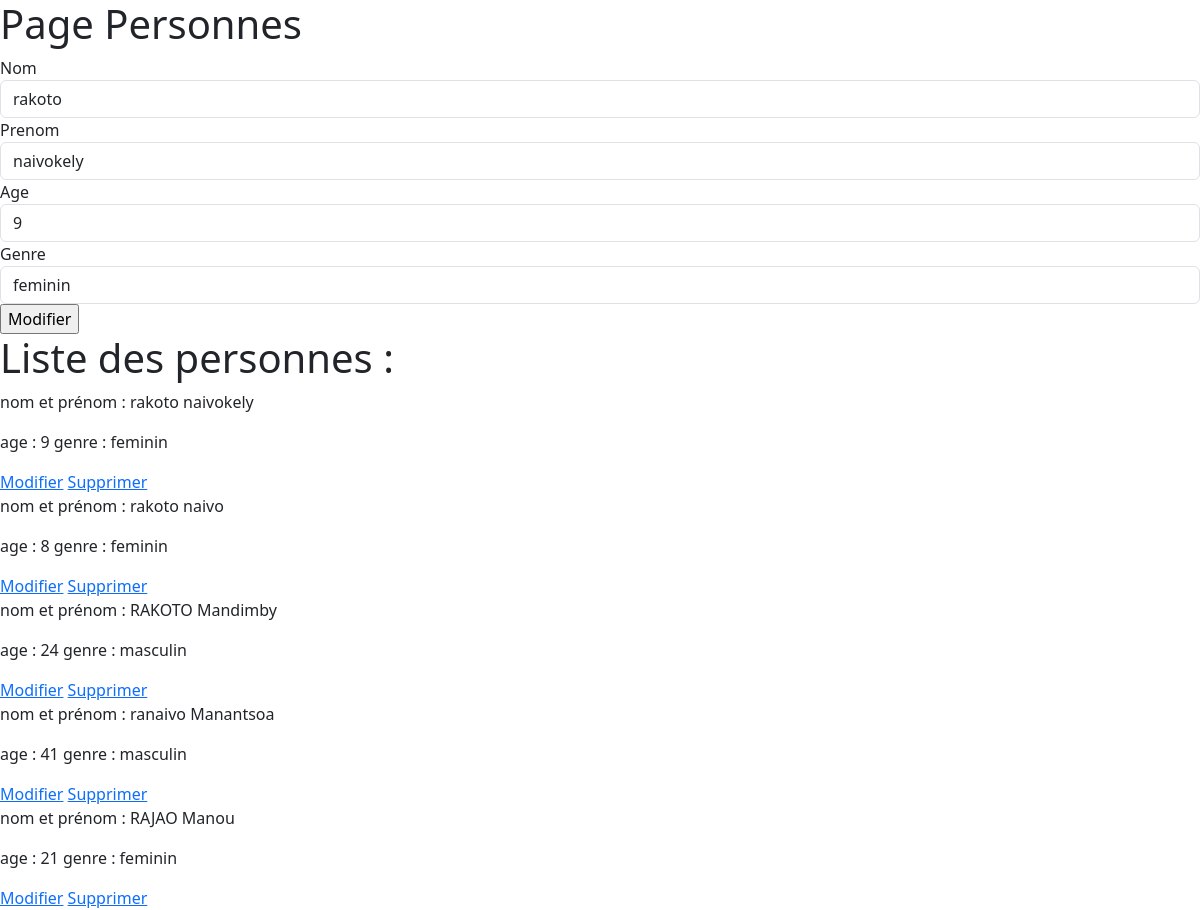
/personne/modifier/2, run on the app's committed database.
### fiara/models.py (models this page shows)
class Personne(models.Model):
    OPTIONS = (
        ('masculin', 'masculin'),
        ('feminin', 'feminin'),
    )
    id = models.AutoField(primary_key=True)
    nom = models.CharField(max_length=255,null=False)
    prenom = models.CharField(max_length=255,null=False)
    age = models.IntegerField(null=False)
    genre = models.CharField(max_length=20, choices=OPTIONS)

### fiara/views.py (the view)
# urls.py: path('personne/modifier/<int:id_personne>', views.modifier_personne),
def modifier_personne(request, id_personne):
    current_personne = Personne.objects.get(id=id_personne)
    context = {
        "idUser":id_personne,
        "typeActionPost":"Modifier",
        "title":"home",
        "form" :PersonneForm(initial={"nom":current_personne.nom,"prenom":current_personne.prenom,"age":current_personne.age,"genre":current_personne.genre}),
        "personnes" : Personne.objects.all()
    }
    return render(request,"personnes.html",context)

### fiara/forms.py
class PersonneForm(forms.ModelForm):
    class Meta:
        model = Personne
        fields = ("nom", "prenom", "age", "genre")

### fiara/templates/personnes.html (shortened to what this page needs)
{% load widget_tweaks %}
{% load static %}
<!DOCTYPE html>
<html lang="en">
<head>
    <link
      rel="stylesheet"
      href="{% static 'assets/bootstrap-5.3.2-dist/css/bootstrap.css' %}"
    />
</head>
<body>
<div></div><h1>Page Personnes</h1></div>
<form action="./actionPost/" method="POST">
    {% for field in form %}
        {{field.label}}
        {% render_field field class="form-control" %}
    {% endfor %}
    <input type="submit" name="submitBtn" value="{{ typeActionPost }}" class="btn-primary" />
</form>
<h1> Liste des personnes : </h1>
{% for p in personnes %}
    <div>
        <p> nom et prénom : {{p.nom}} {{p.prenom}} </p>
        <p> age : {{p.age}} genre : {{p.genre}} </p>
        <a href="/personne/modifier/{{p.id}}">Modifier</a>
        <a href="/personne/supprimer/{{p.id}}">Supprimer</a>
    </div>
{% endfor %}
</body>
</html>

### data on the page
Personne: nom "rakoto" "naivokely" "9" "feminin", nom "rakoto", prenom "naivokely", age "9", genre "feminin"
Personne: nom "rakoto", prenom "naivo", age "8", genre "feminin"
Personne: nom "RAKOTO", prenom "Mandimby", age "24", genre "masculin"
Personne: nom "ranaivo", prenom "Manantsoa", age "41", genre "masculin"
Personne: nom "RAJAO", prenom "Manou", age "21", genre "feminin"

### other printed values
{{ field.label }} "Nom" "Prenom" "Age" "Genre"
